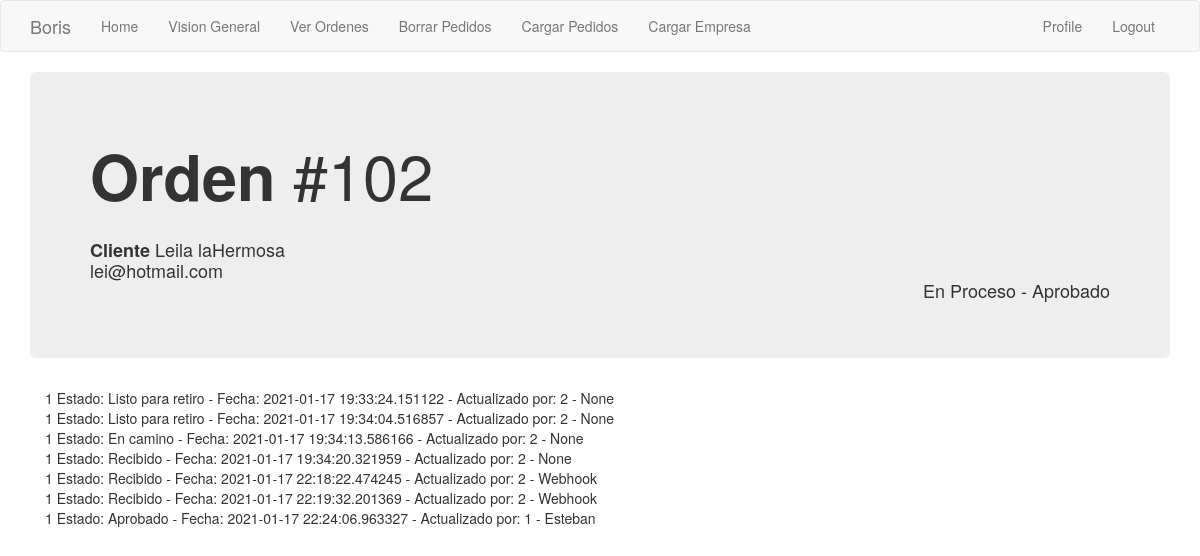
/historia_orden/1 (signed in), run on the app's committed database.
### app/models.py (models this page shows, shortened)
class Order_header(db.Model):
    id = db.Column(db.Integer, primary_key=True)
    order_number = db.Column(db.Integer, index=True)
    order_id_anterior = db.Column(db.Integer)
    creation_date = db.Column(db.String(35), index=True)
    last_update_date = db.Column(db.String(35))
    payment_method = db.Column(db.String(10))
    payment_card = db.Column(db.String(10))
    courier_order_id = db.Column(db.String(64), index=True)
    status = db.Column(db.String(15))
    sub_status = db.Column(db.String(15))
    customer_address = db.Column(db.String(64))
    customer_number = db.Column(db.String(10))
    customer_floor = db.Column(db.String(10))
    customer_zipcode = db.Column(db.String(8))
    customer_locality = db.Column(db.String(64))
    customer_city = db.Column(db.String(64))
    customer_province = db.Column(db.String(64))
    customer_country = db.Column(db.String(64))
    detalle = db.relationship('Order_detail', backref='productos', lazy='dynamic')
    transaction = db.relationship('Transaction_log', backref='transaccion', lazy='dynamic')
    customer_id = db.Column(db.Integer, db.ForeignKey('customer.id'))
    store = db.Column(db.Integer, db.ForeignKey('company.store_id'))

class Customer(db.Model):
    id = db.Column(db.Integer, primary_key=True)
    platform = db.Column(db.String(64), index=True)
    name = db.Column(db.String(64), index=True)
    email = db.Column(db.String(120), index=True, unique=True)
    phone = db.Column(db.String(15))
    orders = db.relationship('Order_header', backref='buyer', lazy='dynamic')

class Transaction_log(db.Model):
    id = db.Column(db.Integer, primary_key=True)
    sub_status = db.Column(db.String(15))
    fecha = db.Column(db.DateTime, default=datetime.utcnow)
    username = db.Column(db.String(64))
    order_id = db.Column(db.Integer, db.ForeignKey('order_header.id'))
    user_id = db.Column(db.Integer, db.ForeignKey('user.id'))

### app/main/routes.py (the view)
@bp.route('/historia_orden/<orden_id>', methods=['GET', 'POST'])
@login_required
def historia_orden(orden_id):
    orden = Order_header.query.filter_by(id=orden_id).first()
    historia = Transaction_log.query.filter_by(order_id=orden_id).all()
    return render_template('historia_orden.html', orden=orden, historia=historia, customer=orden.buyer)

### app/main/routes.py (called while the page is built)
@bp.before_app_request
def before_request():
    if current_user.is_authenticated:
        current_user.last_seen = datetime.utcnow()
        db.session.commit()

### app/models.py (called while the page is built)
@login.user_loader
def load_user(id):
    return User.query.get(int(id))

### app/templates/historia_orden.html
{% extends "base.html" %}
{% block app_content %}
    <div class='jumbotron'>
        <h1>
            <strong>Orden </strong>#{{orden.order_number}}
        </h1>
        <h4>
            <br> <strong> Cliente </strong>{{customer.name}}
            <br>         {{customer.email}}
            <div class="text-right"> {{orden.status}} - {{orden.sub_status}} </div>
        </h4>
    </div>
    <div class='container'>
        {% for i in historia %}
            {{i.order_id}}
            Estado: {{i.sub_status}} -
            Fecha: {{i.fecha}} -
            Actualizado por: {{i.user_id}} - {{i.username}}
            <br>
        {% endfor %}
    </div>
{% endblock %}

### data on the page
Order_header: order_number "102", status "En Proceso", sub_status "Aprobado"
Customer: name "Leila laHermosa", email "lei@hotmail.com"
Transaction_log: order_id "1", sub_status "Listo para retiro", fecha "2021-01-17 19:33:24.151122", user_id "2", username "None"
Transaction_log: order_id "1", sub_status "Listo para retiro", fecha "2021-01-17 19:34:04.516857", user_id "2", username "None"
Transaction_log: order_id "1", sub_status "En camino", fecha "2021-01-17 19:34:13.586166", user_id "2", username "None"
Transaction_log: order_id "1", sub_status "Recibido", fecha "2021-01-17 19:34:20.321959", user_id "2", username "None"
Transaction_log: order_id "1", sub_status "Recibido", fecha "2021-01-17 22:18:22.474245", user_id "2", username "Webhook"
Transaction_log: order_id "1", sub_status "Recibido", fecha "2021-01-17 22:19:32.201369", user_id "2", username "Webhook"
Transaction_log: order_id "1", sub_status "Aprobado", fecha "2021-01-17 22:24:06.963327", user_id "1", username "Esteban"

### other printed values
{{ 'Logout' }} "Logout"
